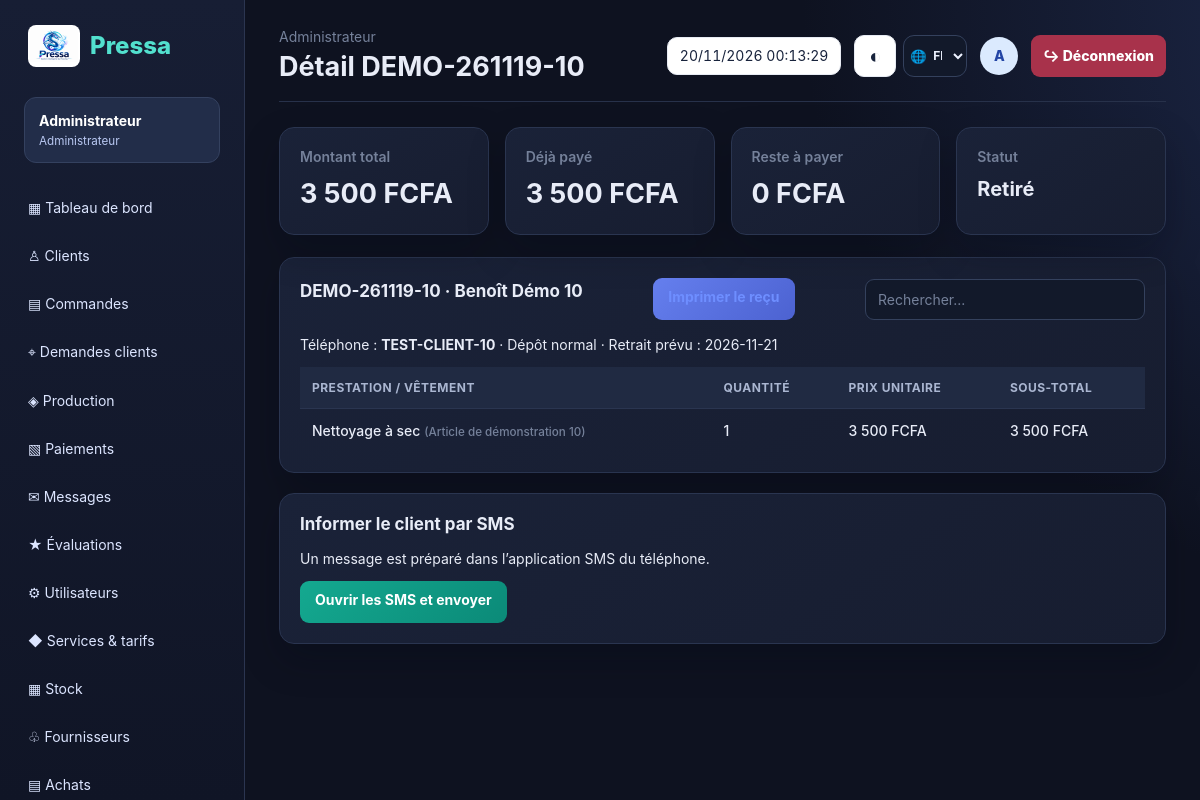
/order_view.php?id=20 (signed in), run on the app's committed database.
### tables this page shows
CREATE TABLE `commandes` (
  `id` int(11) NOT NULL,
  `uuid` char(36) NOT NULL DEFAULT uuid(),
  `reference` varchar(30) NOT NULL,
  `client_id` int(11) NOT NULL,
  `depose_par` int(11) DEFAULT NULL,
  `type_depot` enum('normal','express') NOT NULL DEFAULT 'normal',
  `mode_remise` enum('retrait','livraison') NOT NULL DEFAULT 'retrait',
  `statut` enum('recu','lavage','repassage','emballage','pret','retire','annule') NOT NULL DEFAULT 'recu',
  `date_depot` datetime NOT NULL DEFAULT current_timestamp(),
  `date_promise` date NOT NULL,
  `date_pret` datetime DEFAULT NULL,
  `date_retrait` datetime DEFAULT NULL,
  `emplacement` varchar(30) DEFAULT NULL,
  `sous_total` decimal(12,2) NOT NULL DEFAULT 0.00,
  `remise_montant` decimal(12,2) NOT NULL DEFAULT 0.00,
  `motif_remise` varchar(255) DEFAULT NULL,
  `surcharge_express` decimal(12,2) NOT NULL DEFAULT 0.00,
  `total` decimal(12,2) NOT NULL DEFAULT 0.00,
  `notes` text DEFAULT NULL,
  `motif_annulation` varchar(255) DEFAULT NULL,
  `version` int(11) NOT NULL DEFAULT 1,
  `cree_le` datetime NOT NULL DEFAULT current_timestamp(),
  `modifie_le` datetime NOT NULL DEFAULT current_timestamp() ON UPDATE current_timestamp()
);

CREATE TABLE `clients` (
  `id` int(11) NOT NULL,
  `uuid` char(36) NOT NULL DEFAULT uuid(),
  `nom` varchar(120) NOT NULL,
  `prenom` varchar(120) DEFAULT NULL,
  `type_client` enum('particulier','entreprise') NOT NULL DEFAULT 'particulier',
  `telephone` varchar(30) NOT NULL,
  `telephone_secondaire` varchar(30) DEFAULT NULL,
  `email` varchar(160) DEFAULT NULL,
  `adresse` varchar(255) DEFAULT NULL,
  `quartier` varchar(120) DEFAULT NULL,
  `canal_prefere` enum('sms','appel','aucun') NOT NULL DEFAULT 'sms',
  `accepte_sms` tinyint(1) NOT NULL DEFAULT 0,
  `accepte_promotions` tinyint(1) NOT NULL DEFAULT 0,
  `date_consentement` datetime DEFAULT NULL,
  `notes` text DEFAULT NULL,
  `supprime` tinyint(1) NOT NULL DEFAULT 0,
  `version` int(11) NOT NULL DEFAULT 1,
  `cree_par` int(11) DEFAULT NULL,
  `cree_le` datetime NOT NULL DEFAULT current_timestamp(),
  `modifie_le` datetime NOT NULL DEFAULT current_timestamp() ON UPDATE current_timestamp(),
  `utilisateur_id` int(11) DEFAULT NULL
);

CREATE TABLE `commande_lignes` (
  `id` int(11) NOT NULL,
  `uuid` char(36) NOT NULL DEFAULT uuid(),
  `commande_id` int(11) NOT NULL,
  `tarif_id` int(11) NOT NULL,
  `description` varchar(160) NOT NULL,
  `quantite` int(11) NOT NULL DEFAULT 1,
  `prix_unitaire` decimal(12,2) NOT NULL DEFAULT 0.00,
  `cout_unitaire` decimal(12,2) NOT NULL DEFAULT 0.00,
  `remise_pct` decimal(5,2) NOT NULL DEFAULT 0.00,
  `sous_total` decimal(12,2) GENERATED ALWAYS AS (round(`quantite` * `prix_unitaire` * (1 - `remise_pct` / 100),0)) STORED
);

CREATE TABLE `services` (
  `id` int(11) NOT NULL,
  `uuid` char(36) NOT NULL DEFAULT uuid(),
  `code` varchar(20) NOT NULL,
  `nom` varchar(100) NOT NULL,
  `description` varchar(255) DEFAULT NULL,
  `delai_jours` int(11) NOT NULL DEFAULT 2,
  `actif` tinyint(1) NOT NULL DEFAULT 1
);

### includes/functions.php (called while the page is built, shortened)
<?php
function e($value):string{return htmlspecialchars((string)$value,ENT_QUOTES|ENT_SUBSTITUTE,'UTF-8');}
function role():string{return (string)($_SESSION['user']['role']??'');}
function money($amount):string{return number_format((float)$amount,0,',',' ').' FCFA';}
function role_label(string $role):string{return ['admin'=>'Administrateur','receptionniste'=>'Réceptionniste','accueil'=>'Accueil','caissier'=>'Caissier','production'=>'Production','livreur'=>'Livreur','client'=>'Client'][$role]??$role;}
function can_manage():bool{return in_array(role(),['admin','receptionniste','accueil'],true);}
function can_handle_payments():bool{return in_array(role(),['admin','receptionniste','accueil','caissier'],true);}
function app_setting(string $key,string $default=''):string{static $values=[];if(array_key_exists($key,$values))return $values[$key];try{$q=db()->prepare('SELECT valeur FROM parametres WHERE cle=?');$q->execute([$key]);$value=$q->fetchColumn();return $values[$key]=$value===false?$default:(string)$value;}catch(Throwable $e){return $values[$key]=$default;}}
function status_label(string $status):string{return ['recu'=>'Reçu','lavage'=>'Lavage','repassage'=>'Repassage','emballage'=>'Emballage','pret'=>'Prêt','retire'=>'Retiré','annule'=>'Annulé'][$status]??$status;}

### includes/db.php (called while the page is built, shortened)
<?php
function db(): PDO {
 static $pdo=null;
 if (!$pdo) {
  if(DB_DRIVER==='pgsql'){
   $url=PRESSA_DATABASE_URL;
   if($url===''&&getenv('VERCEL')){
    http_response_code(503);
    header('Content-Type: text/plain; charset=utf-8');
    exit('Pressa est en cours de configuration. La connexion à la base de données est temporairement indisponible.');
   }
   if($url!==''){
    $parts=parse_url($url);
    if(!$parts||empty($parts['host'])||empty($parts['path']))throw new RuntimeException('PRESSA_DATABASE_URL is invalid.');
    parse_str($parts['query']??'',$query);
    $host=$parts['host'];$port=$parts['port']??DB_PORT;$name=ltrim($parts['path'],'/');
    $user=urldecode($parts['user']??'');$pass=urldecode($parts['pass']??'');$ssl=$query['sslmode']??'require';
   }else{$host=DB_HOST;$port=DB_PORT;$name=DB_NAME;$user=DB_USER;$pass=DB_PASS;$ssl='require';}
   $dsn='pgsql:host='.$host.';port='.$port.';dbname='.$name.';sslmode='.$ssl;
  }elseif(DB_DRIVER==='mysql'){$user=DB_USER;$pass=DB_PASS;$dsn='mysql:host='.DB_HOST.';dbname='.DB_NAME.';charset=utf8mb4';}
  else{throw new RuntimeException('PRESSA_DB_DRIVER must be mysql or pgsql.');}
  $pdo=new PDO($dsn,$user,$pass,[
   PDO::ATTR_ERRMODE=>PDO::ERRMODE_EXCEPTION,
   PDO::ATTR_DEFAULT_FETCH_MODE=>PDO::FETCH_ASSOC,
   PDO::ATTR_EMULATE_PREPARES=>false
  ]);
 }
 return $pdo;
}

### order_view.php (the view, shortened to what this page needs)
<?php
$pdo=db();
$id=(int)($_GET['id']??0);
$query=$pdo->prepare('SELECT o.*,o.reference AS code,o.date_promise AS date_prevue,c.nom,c.prenom,c.telephone FROM commandes o JOIN clients c ON c.id=o.client_id WHERE o.id=?');
$query->execute([$id]);
$order=$query->fetch();
$page_title='Détail '.$order['code'];
$query=$pdo->prepare('SELECT l.*,l.sous_total AS subtotal,s.nom AS service FROM commande_lignes l JOIN tarifs t ON t.id=l.tarif_id JOIN services s ON s.id=t.service_id WHERE l.commande_id=?');
$query->execute([$id]);$items=$query->fetchAll();
$query=$pdo->prepare('SELECT COALESCE(SUM(montant),0) FROM paiements WHERE commande_id=?');
$query->execute([$id]);$paid=(float)$query->fetchColumn();
$balance=max(0,(float)$order['total']-$paid);
require 'includes/header.php';
?>
<?php if(can_handle_payments()):?><div class="cards"><div class="stat"><div class="label">Montant total</div><strong><?=money($order['total'])?></strong></div><div class="stat"><div class="label">Déjà payé</div><strong><?=money($paid)?></strong></div><div class="stat"><div class="label">Reste à payer</div><strong><?=money($balance)?></strong></div><div class="stat"><div class="label">Statut</div><strong style="font-size:20px"><?=e(status_label($order['statut']))?></strong></div></div><?php else:?><div class="admin-page-heading"><div><p class="eyebrow">SUIVI DE PRODUCTION</p><h2><?=e($order['code'])?></h2></div><span class="badge <?=e($order['statut'])?>"><?=e(status_label($order['statut']))?></span></div><?php endif;?>
<div class="panel"><div class="panel-head"><h2><?=e($order['code'])?> · <?=e(trim(($order['prenom']??'').' '.$order['nom']))?></h2><?php if(role()!=='production'):?><a class="btn light" href="invoice_print.php?id=<?=$id?>" target="_blank">Imprimer le reçu</a><?php endif;?></div><p><?php if(can_manage()):?>Téléphone : <b><?=e($order['telephone'])?></b> · <?php endif;?>Dépôt <?=e($order['type_depot'])?> · Retrait prévu : <?=e($order['date_prevue'])?></p><div class="table-wrap"><table><thead><tr><th>Prestation / vêtement</th><th>Quantité</th><?php if(can_handle_payments()):?><th>Prix unitaire</th><th>Sous-total</th><?php endif;?></tr></thead><tbody><?php foreach($items as $item):?><tr><td><?=e($item['service'])?> <small>(<?=e($item['description'])?>)</small></td><td><?=(int)$item['quantite']?></td><?php if(can_handle_payments()):?><td><?=money($item['prix_unitaire'])?></td><td><?=money($item['subtotal'])?></td><?php endif;?></tr><?php endforeach;?></tbody></table></div></div>
<?php if(can_manage()):?><div class="panel"><h2>Informer le client par SMS</h2><p>Un message est préparé dans l’application SMS du téléphone.</p><?php $message=($order['statut']==='pret'?'Bonjour '.$order['prenom'].', votre linge est prêt à être retiré. ':'Bonjour '.$order['prenom'].', votre commande est actuellement : '.status_label($order['statut']).'. ').'Référence : '.$order['code'].'. Merci pour votre confiance !';$phone=preg_replace('/\D/','',$order['telephone']);if(strlen($phone)===9)$phone='237'.$phone;?><a class="btn green" href="sms:+<?=e($phone)?>?body=<?=rawurlencode($message)?>">Ouvrir les SMS et envoyer</a></div><?php endif;?>
<?php require 'includes/footer.php';?>

### includes/header.php (shortened to what this page needs)
<?php
$appTitle=app_setting('nom_pressing',app_setting('nom_application',APP_NAME));
$pageClass=role()==='admin'?'admin-shell':'';
$language=$_SESSION['language']??'fr';
?>
<!doctype html><html lang="<?=e($language)?>"><head><link rel="stylesheet" href="assets/css/style.css"></head><body class="<?=$pageClass?>">
<aside class="sidebar" id="appSidebar"><div class="brand"><img class="brand-logo" src="assets/img/Pressa%20Dragon%20Steam%20Emblem.png" alt="Pressa"><span class="brand-label"><?=e($appTitle)?></span></div><div class="userbox"><?=e($_SESSION['user']['name'])?><small><?=e(role_label(role()))?></small></div><nav>
<?php if(role()==='livreur'): ?>
<a href="livreur.php">▣ Mes livraisons</a>
<?php elseif(role()==='admin'): ?>
<a href="dashboard.php">▦ Tableau de bord</a><a href="clients.php">♙ Clients</a><a href="orders.php">▤ Commandes</a><a href="client_requests.php">⌖ Demandes clients</a><a href="production.php">◈ Production</a><a href="invoices.php">▧ Paiements</a><a href="messages.php">✉ Messages</a><a href="ratings.php">★ Évaluations</a><a href="users.php">⚙ Utilisateurs</a><a href="services.php">◆ Services & tarifs</a><a href="stock.php">▦ Stock</a><a href="suppliers.php">♧ Fournisseurs</a><a href="purchases.php">▤ Achats</a><a href="maintenance.php">⚒ Maintenance</a><a href="livreur.php">▣ Livraisons</a><a href="expenses.php">₣ Dépenses</a><a href="reports.php">▤ Rapports</a><a href="settings.php">⚙ Paramètres</a>
<?php elseif(role()==='caissier'): ?>
<a href="dashboard.php">▦ Tableau de bord</a><a href="orders.php">▤ Commandes</a><a href="invoices.php">▧ Factures & paiements</a>
<?php elseif(role()==='production'): ?>
<a href="dashboard.php">▦ Tableau de bord</a><a href="production.php">◈ Production</a><a href="orders.php">▤ Commandes</a>
<?php endif; ?>
</nav><form class="sidebar-logout-form" action="logout.php" method="post"><input type="hidden" name="csrf" value="<?=e(csrf())?>"><button class="logout" type="submit">↪ Déconnexion</button></form></aside>
<main class="main"><header class="topbar"><div class="topbar-heading"><div><span class="muted"><?=e(role_label(role()))?></span><h1><?=e($page_title??'Tableau de bord')?></h1></div></div><div class="top-right"><time class="date-time-pill" data-current-datetime datetime="<?=e(date(DATE_ATOM))?>"></time><div class="ui-actions"><button class="utility-button" type="button" data-theme-toggle aria-label="Activer le thème sombre" title="Thème sombre"></button><label class="language-control" title="Langue"><select class="language-select" id="languageSelect" aria-label="Langue"><option value="fr" <?=$language==='fr'?'selected':''?>>FR</option></select></label></div><span class="avatar"><?=e(strtoupper(substr($_SESSION['user']['name'],0,1)))?></span><form class="topbar-logout-form" action="logout.php" method="post"><button class="logout topbar-logout" type="submit">↪ Déconnexion</button></form></div></header>

### data on the page
commandes: reference "Détail DEMO-261119-10", total "3 500 FCFA", statut "Retiré", reference "DEMO-261119-10", client.nom "Benoît Démo 10", client.telephone "TEST-CLIENT-10", type_depot "normal", date_promise "2026-11-21"
commande_lignes: services.nom "Nettoyage à sec", description "Article de démonstration 10", quantite "1", prix_unitaire "3 500 FCFA", sous_total "3 500 FCFA"

### other printed values
$appTitle "Pressa"
$_SESSION['user']['name'] "Administrateur"
role_label(role()) "Administrateur"
substr($_SESSION['user']['name'],0,1) "A"
money($paid) "3 500 FCFA"
money($balance) "0 FCFA"
